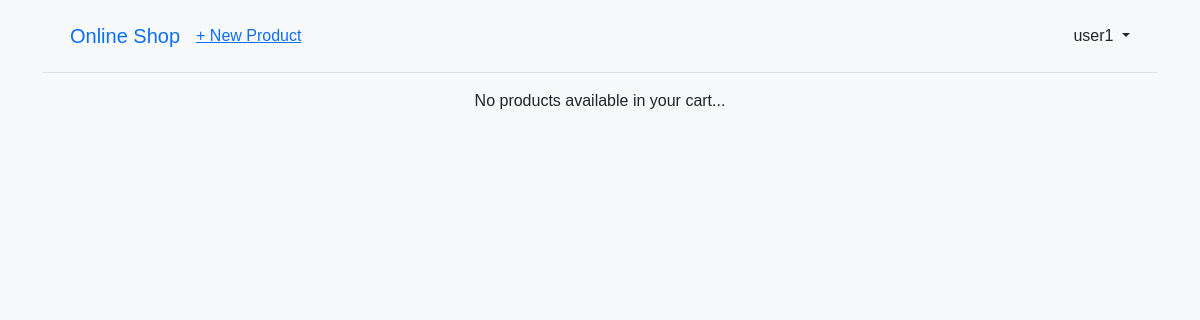
/cart/ (signed in), run on an earlier commit of the app's database.
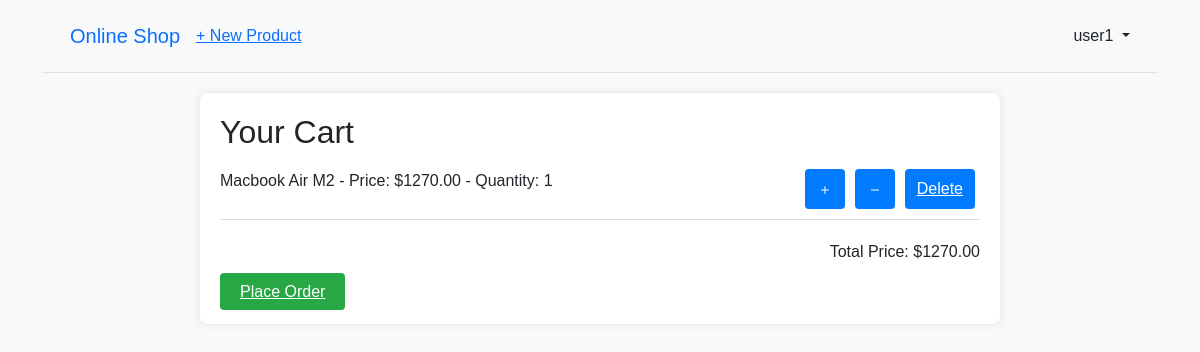
And on a later commit of the database.
### products/models.py (models this page shows, shortened)
class Cart(models.Model):
    user = models.ForeignKey(CustomUser, on_delete=models.CASCADE, related_name = "user_cart")
    product = models.ForeignKey(Product, on_delete=models.CASCADE)
    quantity = models.PositiveIntegerField(default=0)

class Product(models.Model):
    user = models.ForeignKey(CustomUser, on_delete=models.CASCADE, related_name="products")
    name = models.CharField(max_length=70)
    description = models.CharField(max_length = 200)
    cost = models.DecimalField(max_digits = 10, decimal_places = 2)
    category = models.ForeignKey('Category', on_delete=models.CASCADE)
    paid = models.BooleanField(default=False)
    is_available = models.BooleanField(default=True)

### products/views.py (the view)
# urls.py: path('cart/', views.cart, name='cart'),
@login_required
def cart(request):
    cart_items = Cart.objects.filter(user=request.user)
    total_price = sum(item.product.cost * item.quantity for item in cart_items)
    context = {
        'cart_items': cart_items,
        'total_price': total_price
    }
    return render(request, 'cart.html', context)

### templates/cart.html (shortened to what this page needs)
{% extends 'base.html' %}
{% block content %}
    {% if cart_items %}
        <div class="cart-container">
            <h2>Your Cart</h2>
            {% for cart_item in cart_items %}
                <div class="cart-item">
                    <div class="item-details">
                        <p>{{ cart_item.product.name }}  -  Price: ${{ cart_item.product.cost }}  -  Quantity: {{ cart_item.quantity }}</p>
                    </div>
                    <div class="quantity-actions">
                        <a href="{% url 'add_to_cart' pk=cart_item.product.pk %}">
                            <svg xmlns="http://www.w3.org/2000/svg" width="16" height="16" fill="currentColor" class="bi bi-plus" viewBox="0 0 16 16">
                                <path d="M8 4a.5.5 0 0 1 .5.5v3h3a.5.5 0 0 1 0 1h-3v3a.5.5 0 0 1-1 0v-3h-3a.5.5 0 0 1 0-1h3v-3A.5.5 0 0 1 8 4"/>
                            </svg>
                        </a>
                        <a href="{% url 'reduce_quantity' pk=cart_item.product.pk %}">
                            <svg xmlns="http://www.w3.org/2000/svg" width="16" height="16" fill="currentColor" class="bi bi-dash" viewBox="0 0 16 16">
                                <path d="M4 8a.5.5 0 0 1 .5-.5h7a.5.5 0 0 1 0 1h-7A.5.5 0 0 1 4 8"/>
                            </svg>
                        </a>
                        <a href="{% url 'remove_from_cart' pk=cart_item.product.pk %}" >Delete</a>
                    </div>
                </div>
            {% endfor %}
            <div class="total-price">
                <p>Total Price: ${{ total_price }}</p>
            </div>
            <a class="order-btn" href="{% url 'place_order' %}">Place Order</a>
        </div>
    {% else %}
        <p style="text-align: center;">No products available in your cart...</p>
    {% endif %}
{% endblock %}

What changed in the data, as far as the page shows it:
added Cart: product.name "Macbook Air M2", product.cost "1270.00", quantity "1"
Also different on the page:
{{ total_price }}: (not shown) → "1270.00"
text no longer shown: "No products available in your cart..."
text now shown: "Your Cart Total Price: $ Place Order"
